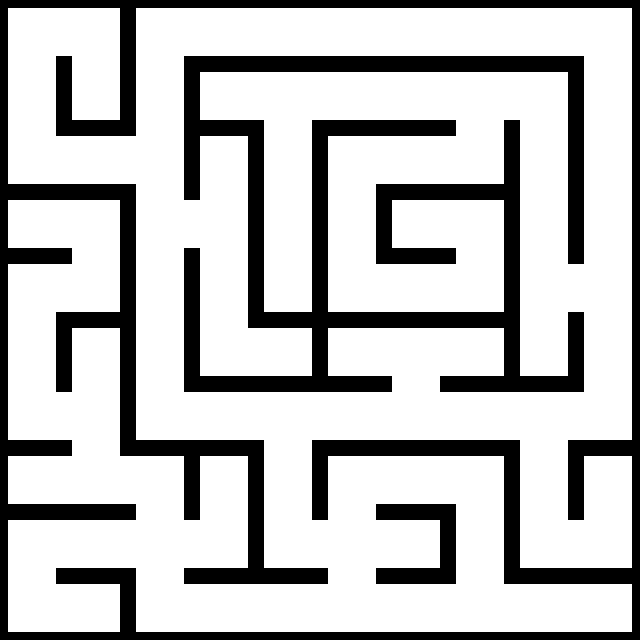

The image is a tile-based game level rendered from a .tmx file. Its description and complete source (layers, tilesets, objects, tile grids) follow:
An orthogonal 10x10 tile map with 64x64 px tiles, 1 tile layer (Map) and 2 objects (Finish, Start).

<map version="1.2" tiledversion="1.2.3" orientation="orthogonal" renderorder="right-down" width="10" height="10" tilewidth="64" tileheight="64" infinite="0" nextlayerid="4" nextobjectid="4">
 <tileset firstgid="1" name="maze" tilewidth="64" tileheight="64" tilecount="16" columns="4">
  <image source="../src/assets/maze.png" trans="eebdfa" width="256" height="256" />
  <tile id="0">
   <properties>
    <property name="preventDown" type="bool" value="false" />
    <property name="preventLeft" type="bool" value="true" />
    <property name="preventRight" type="bool" value="false" />
    <property name="preventUp" type="bool" value="true" />
   </properties>
  </tile>
  <tile id="1">
   <properties>
    <property name="preventDown" type="bool" value="false" />
    <property name="preventLeft" type="bool" value="false" />
    <property name="preventRight" type="bool" value="false" />
    <property name="preventUp" type="bool" value="true" />
   </properties>
  </tile>
  <tile id="2">
   <properties>
    <property name="preventDown" type="bool" value="false" />
    <property name="preventLeft" type="bool" value="true" />
    <property name="preventRight" type="bool" value="true" />
    <property name="preventUp" type="bool" value="true" />
   </properties>
  </tile>
  <tile id="3">
   <properties>
    <property name="preventDown" type="bool" value="false" />
    <property name="preventLeft" type="bool" value="true" />
    <property name="preventRight" type="bool" value="true" />
    <property name="preventUp" type="bool" value="false" />
   </properties>
  </tile>
  <tile id="4">
   <properties>
    <property name="preventDown" type="bool" value="false" />
    <property name="preventLeft" type="bool" value="false" />
    <property name="preventRight" type="bool" value="true" />
    <property name="preventUp" type="bool" value="true" />
   </properties>
  </tile>
  <tile id="5">
   <properties>
    <property name="preventDown" type="bool" value="false" />
    <property name="preventLeft" type="bool" value="false" />
    <property name="preventRight" type="bool" value="true" />
    <property name="preventUp" type="bool" value="false" />
   </properties>
  </tile>
  <tile id="6">
   <properties>
    <property name="preventDown" type="bool" value="true" />
    <property name="preventLeft" type="bool" value="false" />
    <property name="preventRight" type="bool" value="true" />
    <property name="preventUp" type="bool" value="true" />
   </properties>
  </tile>
  <tile id="7">
   <properties>
    <property name="preventDown" type="bool" value="true" />
    <property name="preventLeft" type="bool" value="false" />
    <property name="preventRight" type="bool" value="false" />
    <property name="preventUp" type="bool" value="true" />
   </properties>
  </tile>
  <tile id="8">
   <properties>
    <property name="preventDown" type="bool" value="true" />
    <property name="preventLeft" type="bool" value="false" />
    <property name="preventRight" type="bool" value="true" />
    <property name="preventUp" type="bool" value="false" />
   </properties>
  </tile>
  <tile id="9">
   <properties>
    <property name="preventDown" type="bool" value="true" />
    <property name="preventLeft" type="bool" value="false" />
    <property name="preventRight" type="bool" value="false" />
    <property name="preventUp" type="bool" value="false" />
   </properties>
  </tile>
  <tile id="10">
   <properties>
    <property name="preventDown" type="bool" value="true" />
    <property name="preventLeft" type="bool" value="true" />
    <property name="preventRight" type="bool" value="true" />
    <property name="preventUp" type="bool" value="false" />
   </properties>
  </tile>
  <tile id="11">
   <properties>
    <property name="preventDown" type="bool" value="false" />
    <property name="preventLeft" type="bool" value="false" />
    <property name="preventRight" type="bool" value="false" />
    <property name="preventUp" type="bool" value="false" />
   </properties>
  </tile>
  <tile id="12">
   <properties>
    <property name="preventDown" type="bool" value="true" />
    <property name="preventLeft" type="bool" value="true" />
    <property name="preventRight" type="bool" value="false" />
    <property name="preventUp" type="bool" value="false" />
   </properties>
  </tile>
  <tile id="13">
   <properties>
    <property name="preventDown" type="bool" value="false" />
    <property name="preventLeft" type="bool" value="true" />
    <property name="preventRight" type="bool" value="false" />
    <property name="preventUp" type="bool" value="false" />
   </properties>
  </tile>
  <tile id="14">
   <properties>
    <property name="preventDown" type="bool" value="true" />
    <property name="preventLeft" type="bool" value="true" />
    <property name="preventRight" type="bool" value="false" />
    <property name="preventUp" type="bool" value="true" />
   </properties>
  </tile>
  <tile id="15">
   <properties>
    <property name="preventDown" type="bool" value="true" />
    <property name="preventLeft" type="bool" value="true" />
    <property name="preventRight" type="bool" value="true" />
    <property name="preventUp" type="bool" value="true" />
   </properties>
  </tile>
 </tileset>
 <layer id="3" name="Map" width="10" height="10">
  <data encoding="csv">
1,5,1,8,8,8,8,8,8,5,
4,11,4,15,2,8,8,2,5,4,
13,8,6,3,4,1,8,9,4,4,
15,5,14,6,4,4,15,5,4,4,
1,9,4,4,11,13,8,9,14,6,
4,3,4,13,7,15,2,7,11,4,
13,6,13,8,2,8,10,8,2,9,
15,10,5,3,4,1,8,5,4,3,
1,8,12,9,13,12,7,4,13,9,
13,7,13,8,8,10,8,10,8,7
</data>
 </layer>
 <objectgroup id="2" name="Objects">
  <object id="2" name="Finish" x="264" y="264" width="48" height="48" />
  <object id="3" name="Start" x="158" y="608">
   <point />
  </object>
 </objectgroup>
</map>
